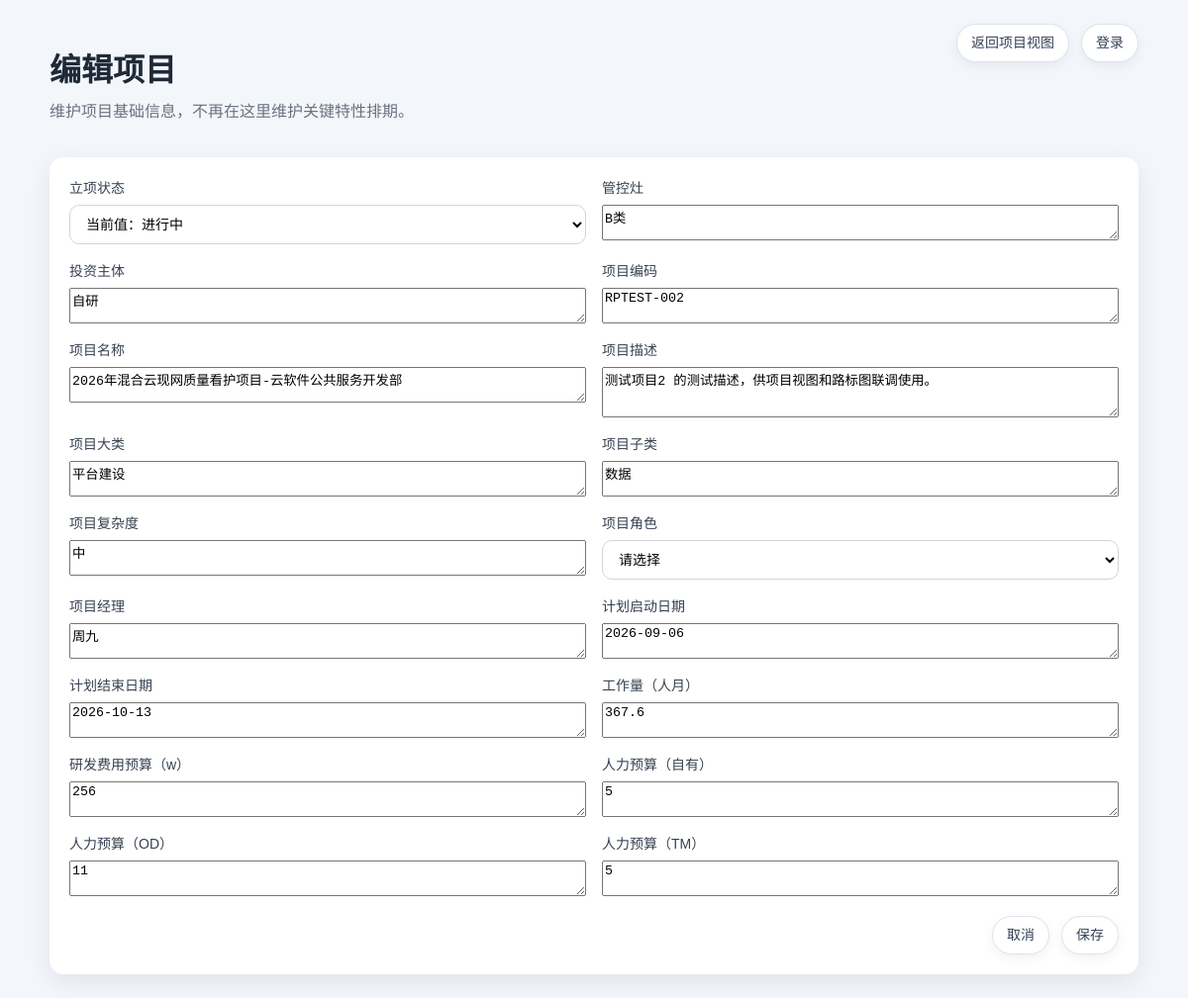
The page /admin/projects/2/edit on the database its author committed.
### tables this page shows
CREATE TABLE projects (
                id INTEGER PRIMARY KEY AUTOINCREMENT,
                project_name TEXT,
                project_manager TEXT,
                workload_person_month TEXT,
                focus_work TEXT,
                feature_name TEXT,
                service_group TEXT,
                delivery_pm TEXT,
                "1/31" TEXT,
                "2/28" TEXT,
                "3/31" TEXT,
                "4/30" TEXT,
                "5/31" TEXT,
                "6/30" TEXT,
                "7/31" TEXT,
                "8/31" TEXT,
                "9/30" TEXT,
                "10/31" TEXT,
                "11/30" TEXT,
                "12/31" TEXT,
                created_at TEXT DEFAULT CURRENT_TIMESTAMP,
                updated_at TEXT DEFAULT CURRENT_TIMESTAMP
            , project_status TEXT, control_gate TEXT, investment_subject TEXT, project_code TEXT, project_description TEXT, project_category TEXT, project_subcategory TEXT, project_complexity TEXT, planned_start_date TEXT, planned_end_date TEXT, rd_budget_w TEXT, headcount_budget_self_owned TEXT, headcount_budget_od TEXT, headcount_budget_tm TEXT, project_role TEXT);

### src/app.py (the view, shortened to what this page needs)
@app.route('/admin/projects/<int:project_id>/edit', methods=['GET', 'POST'])
@login_required
def admin_project_edit(project_id):
    denied = require_feature('manage_projects', '当前账号不能管理项目')
    if denied:
        return denied
    project = load_project(project_id)
    if not project:
        return redirect(url_for('view_placeholder', view_key='department-pipeline-load'))
    return render_template('project_form.html', project=project, mode='edit', **build_auth_context())

### src/app.py (called while the page is built, shortened)
@app.context_processor
def inject_template_helpers():
    return {
        'milestone_image_url': milestone_image_url,
    }

def default_feature_flags(role):
    role = normalize_permission_role(role)
    if role == 'admin':
        return {key: True for key in FEATURE_KEYS}
    return {
        'view_system': False,
        'manage_permissions': False,
        'manage_backup': False,
        'submit_requirement': True,
        'manage_requirement_status': False,
        'manage_projects': False,
        'manage_features': False,
        'manage_service_resources': False,
        'import_export_data': True,
    }

def normalize_permission_role(role_text):
    role = (role_text or '').strip().lower()
    return 'admin' if role == 'admin' else 'guest'

def oauth_enabled():
    return os.getenv("RELEASEPLAN_OAUTH_ENABLED", "false").lower() == "true"

def local_admin_enabled():
    admin_username = (os.getenv('RELEASEPLAN_LOCAL_ADMIN_USERNAME') or '').strip()
    admin_password = (os.getenv('RELEASEPLAN_LOCAL_ADMIN_PASSWORD') or '').strip()
    guest_username = (os.getenv('RELEASEPLAN_LOCAL_GUEST_USERNAME') or '').strip()
    guest_password = (os.getenv('RELEASEPLAN_LOCAL_GUEST_PASSWORD') or '').strip()
    return bool((admin_username and admin_password) or (guest_username and guest_password))

def auth_mode():
    if oauth_enabled() and local_admin_enabled():
        return 'hybrid'
    if oauth_enabled():
        return 'oauth2'
    if local_admin_enabled():
        return 'local'
    return 'none'

def get_current_user():
    return session.get('oauth_user') or session.get('local_user')

def get_current_user_roles():
    user = get_current_user() or {}
    roles = user.get('roles') or []
    if isinstance(roles, str):
        roles = [roles]
    return [str(role).strip().lower() for role in roles if str(role).strip()]

def get_current_user_features(user=None):
    user = user if user is not None else get_current_user()
    if not isinstance(user, dict):
        return default_feature_flags('guest')

def can_access(feature_key, user=None):
    mode = auth_mode()
    if mode == 'none':
        return True
    features = get_current_user_features(user)
    return bool(features.get(feature_key))

def can_edit(user=None):
    return can_access('manage_projects', user) or can_access('manage_features', user) or can_access('manage_service_resources', user) or can_access('manage_backup', user) or can_access('manage_permissions', user)

### templates/project_form.html (shortened to what this page needs)
<!doctype html>
<html lang="zh-CN">
<head>
  <link rel="stylesheet" href="{{ url_for('static', filename='style.css') }}">
</head>
<body>
  <div class="page form-page">
    <header class="toolbar">
      <div>
        <h1>{% if mode == 'edit' %}编辑项目{% else %}新增项目{% endif %}</h1>
        <p>维护项目基础信息，不再在这里维护关键特性排期。</p>
      </div>
      <div class="toolbar-actions">
        <a class="button secondary" href="{{ url_for('view_placeholder', view_key='department-pipeline-load') }}">返回项目视图</a>
        {% if current_user %}
          <span class="logout-wrap">
            <span class="user-chip" aria-label="当前登录用户" title="当前登录用户"></span>
            <span class="logout-popover">
              <span class="logout-user-name">{{ login_source_label }}{% if role_label %} · {{ role_label }}{% endif %}</span>
              <a class="button secondary" href="{{ url_for('logout') }}">退出登录</a>
            </span>
          </span>
        {% else %}
          <a class="button secondary" href="{{ url_for('login_entry', next=request.path) }}">登录</a>
        {% endif %}
      </div>
    </header>
    <form method="post" class="card project-form">
      <div class="form-grid">
        <label>立项状态
          <select name="project_status">
            {% if project.project_status and project.project_status not in ['计划', '已立项'] %}
            <option value="{{ project.project_status }}" selected>当前值：{{ project.project_status }}</option>
            {% endif %}
          </select>
        </label>
        <label>管控灶<textarea name="control_gate" rows="2">{{ project.control_gate or '' }}</textarea></label>
        <label>投资主体<textarea name="investment_subject" rows="2">{{ project.investment_subject or '' }}</textarea></label>
        <label>项目编码<textarea name="project_code" rows="2">{{ project.project_code or '' }}</textarea></label>
        <label>项目名称<textarea name="project_name" rows="2">{{ project.project_name or '' }}</textarea></label>
        <label>项目描述<textarea name="project_description" rows="3">{{ project.project_description or '' }}</textarea></label>
        <label>项目大类<textarea name="project_category" rows="2">{{ project.project_category or '' }}</textarea></label>
        <label>项目子类<textarea name="project_subcategory" rows="2">{{ project.project_subcategory or '' }}</textarea></label>
        <label>项目复杂度<textarea name="project_complexity" rows="2">{{ project.project_complexity or '' }}</textarea></label>
        <label>项目角色
          <select name="project_role">
            <option value="" {% if not project.project_role %}selected{% endif %}>请选择</option>
          </select>
        </label>
        <label>项目经理<textarea name="project_manager" rows="2">{{ project.project_manager or '' }}</textarea></label>
        <label>计划启动日期<textarea name="planned_start_date" rows="2">{{ project.planned_start_date or '' }}</textarea></label>
        <label>计划结束日期<textarea name="planned_end_date" rows="2">{{ project.planned_end_date or '' }}</textarea></label>
        <label>工作量（人月）<textarea name="workload_person_month" rows="2">{{ project.workload_person_month or '' }}</textarea></label>
        <label>研发费用预算（w）<textarea name="rd_budget_w" rows="2">{{ project.rd_budget_w or '' }}</textarea></label>
        <label>人力预算（自有）<textarea name="headcount_budget_self_owned" rows="2">{{ project.headcount_budget_self_owned or '' }}</textarea></label>
        <label>人力预算（OD）<textarea name="headcount_budget_od" rows="2">{{ project.headcount_budget_od or '' }}</textarea></label>
        <label>人力预算（TM）<textarea name="headcount_budget_tm" rows="2">{{ project.headcount_budget_tm or '' }}</textarea></label>
      </div>
      <div class="toolbar-actions">
        <a class="button secondary" href="{{ url_for('view_placeholder', view_key='department-pipeline-load') }}">取消</a>
        <button class="button" type="submit">保存</button>
      </div>
    </form>
  </div>
</body>
</html>

### static/style.css (style rules this page uses)
body { margin: 0; font-family: Arial, "PingFang SC", "Microsoft YaHei", sans-serif; background: #f3f6fb; color: #1f2937; }
.page { max-width: 1500px; margin: 0 auto; padding: 24px; }
header h1 { margin-bottom: 8px; }
header p { margin-top: 0; color: #6b7280; }
.card { background: #fff; border-radius: 16px; box-shadow: 0 8px 24px rgba(15, 23, 42, 0.08); }
.toolbar { display: flex; justify-content: space-between; gap: 16px; align-items: flex-start; margin-bottom: 20px; }
.toolbar-actions { display: flex; gap: 12px; align-items: center; flex-wrap: wrap; overflow: visible; }
.button { display: inline-flex; align-items: center; justify-content: center; padding: 10px 14px; border-radius: 999px; background: #ffffff; color: #334155; text-decoration: none; border: 1px solid #dbe3ee; cursor: pointer; font-size: 14px; font-family: inherit; line-height: 1.2; box-shadow: 0 4px 12px rgba(15, 23, 42, 0.06); }
.button.secondary { background: #ffffff; color: #334155; border-color: #dbe3ee; }
.card { background: #fff; border-radius: 14px; padding: 20px; box-shadow: 0 8px 24px rgba(15, 23, 42, 0.08); }
.form-page { max-width: 1100px; }
.project-form { display: flex; flex-direction: column; gap: 20px; }
.project-form .toolbar-actions { justify-content: flex-end; }
.form-grid { display: grid; grid-template-columns: repeat(2, minmax(0, 1fr)); gap: 16px; }
.form-grid label, .month-grid-form label, .block-field { display: flex; flex-direction: column; gap: 8px; font-size: 14px; color: #374151; }
.form-grid input, .form-grid select, .month-grid-form input, .block-field textarea { border: 1px solid #d1d5db; border-radius: 10px; padding: 10px 12px; font-size: 14px; font-family: inherit; background: #fff; }

### rows shown on the page
projects: project_status "当前值：进行中", control_gate "B类", investment_subject "自研", project_code "RPTEST-002", project_name "2026年混合云现网质量看护项目-云软件公共服务开发部", project_description "测试项目2 的测试描述，供项目视图和路标图联调使用。", project_category "平台建设", project_subcategory "数据", project_complexity "中", project_role "请选择", project_manager "周九", planned_start_date "2026-09-06", planned_end_date "2026-10-13", workload_person_month "367.6", rd_budget_w "256", headcount_budget_self_owned "5", headcount_budget_od "11", headcount_budget_tm "5"
